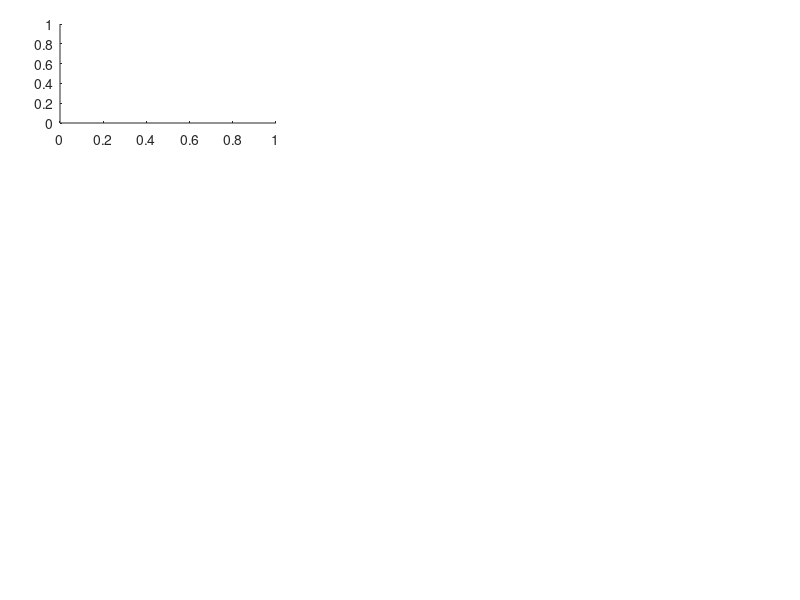

Reproduce this figure in MATLAB. (Note: this script raises an error after producing the figure.)
% ------------------------------------------
% cp-2021-152: Figure 7
% ------------------------------------------
%% d18O scatterplot regional (plotted with MATLAB version R2018b)

figure_number_d18O = {'a)','d)','g)','j)','b)','e)','h)','k)','c)','f)','i)','l)'};

figure(3);
clf reset;

m_width = 0.27;
m = [0.075,0.075,0.075,0.075,0.365,0.365,0.365,0.365,0.655,0.655,0.655,0.655,...
    0.075,0.365,0.655];
n_height = 0.165;
n = [0.795,0.57,0.345,0.12,0.795,0.57,0.345,0.12,0.795,0.57,0.345,0.12,0.02,...
    0.02,0.12,0,02];
edges = 0:200:4000;

set(gcf,'Position',[2000 1000 1000 1000])

for k = 1:12
hS = subplot('Position',[m(k) n(k) m_width n_height]);

if k == 1 || k == 2 || k == 3 || k == 4

    e = errorbar(tropics.bootmean_d18O{k+1}(:,1),tropics.bootmean_d18O{1}(:,1),...
        tropics.bootmean_d18O{1}(:,1)-tropics.ci{1}(:,1),...
        tropics.bootmean_d18O{1}(:,1)-tropics.ci{1}(:,2),...
        tropics.bootmean_d18O{k+1}(:,1)-tropics.ci{k+1}(:,1),...
        tropics.bootmean_d18O{k+1}(:,1)-tropics.ci{k+1}(:,2),...
        'o','MarkerEdgeColor','k','MarkerFaceColor','k','Color',[169 169 169]./255);
    hold on
    plot(tropics.linreg_d18O{k+1}(:,1),tropics.linreg_d18O{k+1}(:,4),'Color',[112,160,205]./255,'LineWidth',2)
    hold on
    plot(tropics.linreg_d18O{k+1}(:,1),tropics.linreg_d18O{k+1}(:,2:3),'Color',[196,121,0]./255,'LineStyle','-')

    set(gca,'FontSize',12);
    ylabel('\delta^1^8O_{dweq} (‰)','Interpreter','tex','FontSize',11);
    str=strcat(['R²=',num2str(round(tropics.R_P_d18O{k+1}(1),2)),...
        ', p=',num2str(round(tropics.R_P_d18O{k+1}(2),1,'significant'))]);
    if k == 1
        title('Tropics','FontWeight','normal')
        xlabel(['\delta^1^8O_{iw} (‰)'],'Interpreter','tex','FontSize',11); 
        xlim([-18 0]);
        poshS = get(hS,'position'); 
    elseif k == 2
        s = discretize(REGION.tropics_elevation,edges);
        color_alt = colormap(pink);
        color_alt = color_alt(1:3:end,:); color_alt = color_alt(2:end-1,:);
        for i = 1:length(s)
            color_plot(i,:) = color_alt(s(i),:);
        end
        scatter(tropics.bootmean_d18O{k+1}(:,1),tropics.bootmean_d18O{1}(:,1),...
            40,color_plot,'filled','MarkerEdgeColor','k');
        xlabel(['Temperature (' char(176) 'C)'],'FontSize',11); title('');
        xlim([-5 30]); xticks([0:5:25])
        poshS = get(hS,'position'); 
    elseif k == 3
        scatter(tropics.bootmean_d18O{k+1}(:,1),tropics.bootmean_d18O{1}(:,1),...
            40,color_plot,'filled','MarkerEdgeColor','k');
        xlabel('Precipitation (mm)','FontSize',11); title('');
        xlim([10 5500]); B = [100,1000,5000];
        set(gca,'XScale','log','XTick',B,'XTickLabel',B)
    else
        scatter(tropics.bootmean_d18O{k+1}(:,1),tropics.bootmean_d18O{1}(:,1),...
            40,color_plot,'filled','MarkerEdgeColor','k');
        xlabel('Evaporation (mm)','FontSize',11); title('');
        xlim([10 2500]); B = [100,1000];
        set(gca,'XScale','log','XTick',B,'XTickLabel',B)        
    end   
elseif k == 5 || k == 6 || k == 7 || k == 8
    e = errorbar(subtropics.bootmean_d18O{k-3}(:,1),subtropics.bootmean_d18O{1}(:,1),...
        subtropics.bootmean_d18O{1}(:,1)-subtropics.ci{1}(:,1),...
        subtropics.bootmean_d18O{1}(:,1)-subtropics.ci{1}(:,2),...
        subtropics.bootmean_d18O{k-3}(:,1)-subtropics.ci{k-3}(:,1),...
        subtropics.bootmean_d18O{k-3}(:,1)-subtropics.ci{k-3}(:,2),...
        'o','MarkerEdgeColor','k','MarkerFaceColor','k','Color',[169 169 169]./255);
    hold on
    plot(subtropics.linreg_d18O{k-3}(:,1),subtropics.linreg_d18O{k-3}(:,4),'Color',[112,160,205]./255,'LineWidth',2)
    hold on
    plot(subtropics.linreg_d18O{k-3}(:,1),subtropics.linreg_d18O{k-3}(:,2:3),'Color',[196,121,0]./255,'LineStyle','-')    
    set(gca,'FontSize',12);
    str=strcat(['R²=',num2str(round(subtropics.R_P_d18O{k-3}(1),2)),...
        ', p=',num2str(round(subtropics.R_P_d18O{k-3}(2),1,'significant'))]);
    if k == 5
        title('Subtropics','FontWeight','normal')
        xlabel(['\delta^1^8O_{iw} (‰)'],'Interpreter','tex','FontSize',11); 
        xlim([-18 0]);
        set(gca,'YTickLabel',[],'YLabel',[]);
    elseif k == 6
        s = discretize(REGION.subtropics_elevation,edges);
        color_alt = colormap(pink);
        color_alt = color_alt(1:3:end,:); color_alt = color_alt(2:end-1,:);
        for i = 1:length(s)
            color_plot1(i,:) = color_alt(s(i),:);
        end
        scatter(subtropics.bootmean_d18O{k-3}(:,1),subtropics.bootmean_d18O{1}(:,1),...
            40,color_plot1,'filled','MarkerEdgeColor','k');        
        xlabel(['Temperature (' char(176) 'C)'],'FontSize',11); title('');
        xlim([-5 30]); xticks([0:5:25])
        set(gca,'YTickLabel',[],'YLabel',[]);
    elseif k == 7
        scatter(subtropics.bootmean_d18O{k-3}(:,1),subtropics.bootmean_d18O{1}(:,1),...
            40,color_plot1,'filled','MarkerEdgeColor','k');        
        xlabel('Precipitation (mm)','FontSize',11); title('');
        xlim([10 5500]); B = [100,1000,5000];
        set(gca,'XScale','log','XTick',B,'XTickLabel',B)
        set(gca,'YTickLabel',[],'YLabel',[]);
    else
        scatter(subtropics.bootmean_d18O{k-3}(:,1),subtropics.bootmean_d18O{1}(:,1),...
            40,color_plot1,'filled','MarkerEdgeColor','k');        
        xlabel('Evaporation (mm)','FontSize',11); title('');
        xlim([10 2500]); B = [100,1000];
        set(gca,'XScale','log','XTick',B,'XTickLabel',B)
        set(gca,'YTickLabel',[],'YLabel',[]);
    end   
elseif k == 9 || k == 10 || k == 11 || k == 12
    e = errorbar(extratropics.bootmean_d18O{k-7}(:,1),extratropics.bootmean_d18O{1}(:,1),...
        extratropics.bootmean_d18O{1}(:,1)-extratropics.ci{1}(:,1),...
        extratropics.bootmean_d18O{1}(:,1)-extratropics.ci{1}(:,2),...
        extratropics.bootmean_d18O{k-7}(:,1)-extratropics.ci{k-7}(:,1),...
        extratropics.bootmean_d18O{k-7}(:,1)-extratropics.ci{k-7}(:,2),...
        'o','MarkerEdgeColor','k','MarkerFaceColor','k','Color',[169 169 169]./255);
    hold on
    plot(extratropics.linreg_d18O{k-7}(:,1),extratropics.linreg_d18O{k-7}(:,4),'Color',[112,160,205]./255,'LineWidth',2)
    hold on
    plot(extratropics.linreg_d18O{k-7}(:,1),extratropics.linreg_d18O{k-7}(:,2:3),'Color',[196,121,0]./255,'LineStyle','-')    
    set(gca,'FontSize',12);
    ylabel('\delta^1^8O_{dweq} (‰)','Interpreter','tex','FontSize',11);
    set(gca,'YAxisLocation','right');
    str=strcat(['R²=',num2str(round(extratropics.R_P_d18O{k-7}(1),2)),...
        ', p=',num2str(round(extratropics.R_P_d18O{k-7}(2),1,'significant'))]);
    if k == 9
        title('Extratropics','FontWeight','normal')
        xlabel(['\delta^1^8O_{iw} (‰)'],'Interpreter','tex','FontSize',11); 
        xlim([-18 0]);
    elseif k == 10
        s = discretize(REGION.extratropics_elevation,edges);
        color_alt = colormap(pink);
        color_alt = color_alt(1:3:end,:); color_alt = color_alt(2:end-1,:);
        for i = 1:length(s)
            color_plot2(i,:) = color_alt(s(i),:);
        end
        scatter(extratropics.bootmean_d18O{k-7}(:,1),extratropics.bootmean_d18O{1}(:,1),...
            40,color_plot2,'filled','MarkerEdgeColor','k');  
        xlabel(['Temperature (' char(176) 'C)'],'FontSize',11); title('');
        xlim([-5 30]); xticks([0:5:25])
    elseif k == 11
        scatter(extratropics.bootmean_d18O{k-7}(:,1),extratropics.bootmean_d18O{1}(:,1),...
            40,color_plot2,'filled','MarkerEdgeColor','k');  
        xlabel('Precipitation (mm)','FontSize',11); title('');
        xlim([10 5500]); B = [100,1000,5000];
        set(gca,'XScale','log','XTick',B,'XTickLabel',B)
    else
        scatter(extratropics.bootmean_d18O{k-7}(:,1),extratropics.bootmean_d18O{1}(:,1),...
            40,color_plot2,'filled','MarkerEdgeColor','k');  
        xlabel('Evaporation (mm)','FontSize',11); title('');
        xlim([10 2500]); B = [100,1000];
        set(gca,'XScale','log','XTick',B,'XTickLabel',B)        
    end 
end

ylim([-18 0]);
legend('off')
poshS = get(hS,'position'); 
annotation('textbox',poshS,'String',figure_number_d18O{k},'FitBoxToText','on','LineStyle','none','FontSize',12);
new_pos = poshS; new_pos(1,2)=new_pos(1,2)-0.12; new_pos(1,4)=new_pos(1,4)-0.02;
annotation('textbox',new_pos,'String',str,'FitBoxToText','on','LineStyle','none','FontSize',10.5);
grid on
end

clear B color_alt color_plot color_plot1 color_plot2 e edges figure_number_d18O ...
    hS i k m m_width n n_height new_pos poshS s str
